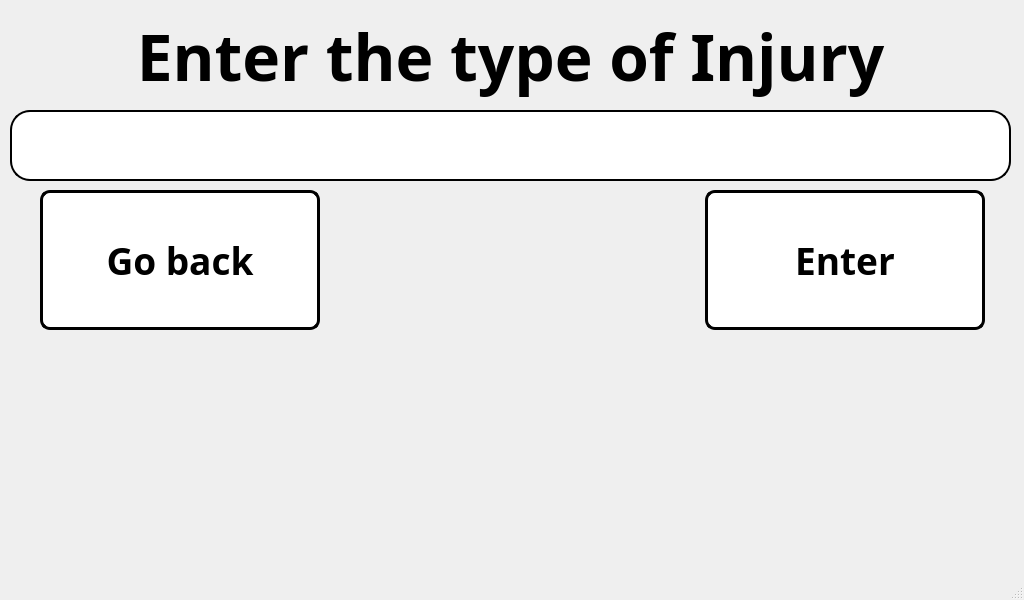
<?xml version="1.0" encoding="UTF-8"?>
<ui version="4.0">
 <class>MainWindow</class>
 <widget class="QMainWindow" name="MainWindow">
  <property name="geometry">
   <rect>
    <x>0</x>
    <y>0</y>
    <width>1024</width>
    <height>600</height>
   </rect>
  </property>
  <property name="minimumSize">
   <size>
    <width>1024</width>
    <height>600</height>
   </size>
  </property>
  <property name="maximumSize">
   <size>
    <width>1024</width>
    <height>600</height>
   </size>
  </property>
  <property name="windowTitle">
   <string>Search Injury</string>
  </property>
  <widget class="QWidget" name="centralwidget">
   <widget class="QLabel" name="TITLE">
    <property name="geometry">
     <rect>
      <x>0</x>
      <y>10</y>
      <width>1021</width>
      <height>91</height>
     </rect>
    </property>
    <property name="font">
     <font>
      <family>Unispace</family>
      <pointsize>48</pointsize>
      <weight>75</weight>
      <bold>true</bold>
     </font>
    </property>
    <property name="text">
     <string>Enter the type of Injury</string>
    </property>
    <property name="alignment">
     <set>Qt::AlignCenter</set>
    </property>
   </widget>
   <widget class="QLineEdit" name="typed_injury">
    <property name="geometry">
     <rect>
      <x>10</x>
      <y>110</y>
      <width>1001</width>
      <height>71</height>
     </rect>
    </property>
    <property name="font">
     <font>
      <pointsize>26</pointsize>
     </font>
    </property>
    <property name="styleSheet">
     <string notr="true">QLineEdit
{
  background-color: white;
color: black;
border-style: outset;
border-width: 2px;
border-radius:20px;
border-color: black;
}</string>
    </property>
   </widget>
   <widget class="QPushButton" name="enter_button">
    <property name="geometry">
     <rect>
      <x>705</x>
      <y>190</y>
      <width>280</width>
      <height>140</height>
     </rect>
    </property>
    <property name="minimumSize">
     <size>
      <width>280</width>
      <height>140</height>
     </size>
    </property>
    <property name="font">
     <font>
      <family>Unispace</family>
      <pointsize>28</pointsize>
      <weight>75</weight>
      <bold>true</bold>
     </font>
    </property>
    <property name="styleSheet">
     <string notr="true">QPushButton:hover:!pressed
{
  background-color: rgb(195,30,60);
}

QPushButton
{
  background-color: white;
color: black;
border-style: outset;
border-width: 3px;
border-radius:10px;
border-color: black;
}</string>
    </property>
    <property name="text">
     <string>Enter</string>
    </property>
   </widget>
   <widget class="QLabel" name="label">
    <property name="geometry">
     <rect>
      <x>-10</x>
      <y>340</y>
      <width>1071</width>
      <height>271</height>
     </rect>
    </property>
    <property name="text">
     <string/>
    </property>
    <property name="pixmap">
     <pixmap>1024x222 keyboard pi.png</pixmap>
    </property>
   </widget>
   <widget class="QPushButton" name="enter_injury_go_back_button">
    <property name="geometry">
     <rect>
      <x>40</x>
      <y>190</y>
      <width>280</width>
      <height>140</height>
     </rect>
    </property>
    <property name="minimumSize">
     <size>
      <width>280</width>
      <height>140</height>
     </size>
    </property>
    <property name="font">
     <font>
      <family>Unispace</family>
      <pointsize>28</pointsize>
      <weight>75</weight>
      <bold>true</bold>
     </font>
    </property>
    <property name="styleSheet">
     <string notr="true">QPushButton:hover:!pressed
{
  background-color: rgb(195,30,60);
}

QPushButton
{
  background-color: white;
color: black;
border-style: outset;
border-width: 3px;
border-radius:10px;
border-color: black;
}</string>
    </property>
    <property name="text">
     <string>Go back</string>
    </property>
   </widget>
   <widget class="QLabel" name="label_2">
    <property name="geometry">
     <rect>
      <x>0</x>
      <y>0</y>
      <width>1024</width>
      <height>600</height>
     </rect>
    </property>
    <property name="minimumSize">
     <size>
      <width>1024</width>
      <height>600</height>
     </size>
    </property>
    <property name="maximumSize">
     <size>
      <width>1024</width>
      <height>600</height>
     </size>
    </property>
    <property name="text">
     <string/>
    </property>
    <property name="pixmap">
     <pixmap>pictures/program_pictures/main_wallpaper.png</pixmap>
    </property>
   </widget>
   <zorder>label_2</zorder>
   <zorder>TITLE</zorder>
   <zorder>typed_injury</zorder>
   <zorder>enter_button</zorder>
   <zorder>label</zorder>
   <zorder>enter_injury_go_back_button</zorder>
  </widget>
  <widget class="QStatusBar" name="statusbar"/>
 </widget>
 <resources/>
 <connections/>
</ui>
